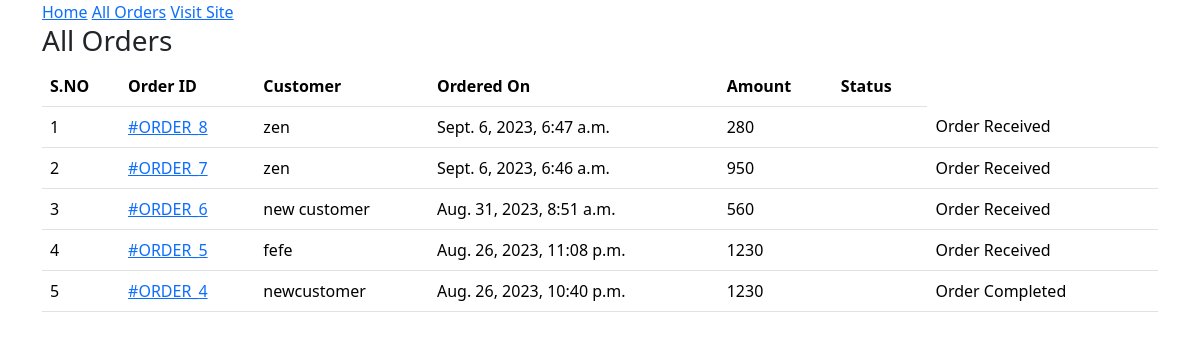
Before: /admin-all-orders/ with the older database file.
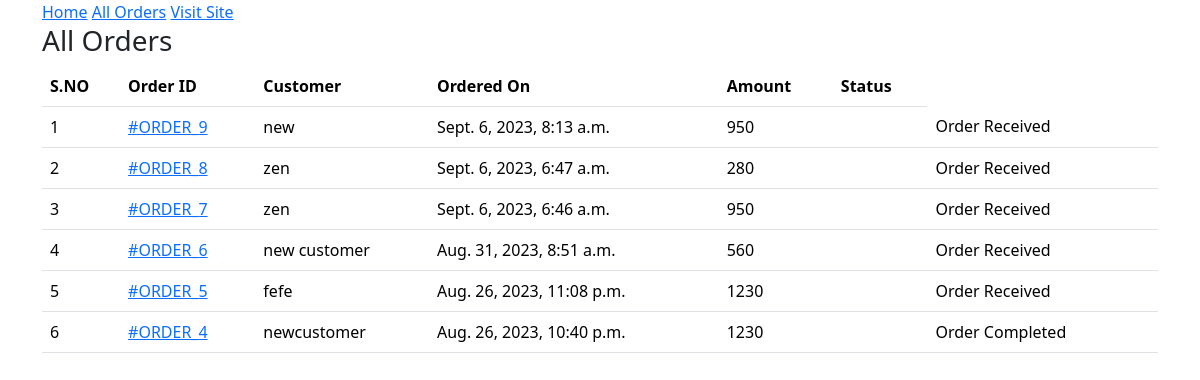
After: the same page with the newer database file.
### ecomapp/models.py (models this page shows, shortened)
class Order(models.Model):
    cart = models.OneToOneField(Cart, on_delete=models.CASCADE)
    ordered_by = models.CharField(max_length=200)
    shipping_address = models.CharField(max_length=200)
    mobile = models.CharField(max_length=10)
    email = models.EmailField()
    subtotal = models.PositiveIntegerField()
    discount = models.PositiveIntegerField()
    total = models.PositiveIntegerField()
    order_status = models.CharField(max_length=50, choices=ORDER_STATUS)
    created_at = models.DateTimeField(auto_now_add=True)
    payment_method = models.CharField(max_length=20, choices=METHOD, default="Cash On Delivery")  # Corrected line
    payment_completed = models.BooleanField(default=False, null=True, blank=True)

### ecomapp/views.py (the view)
# urls.py: path("admin-all-orders/",AdminOrderListView.as_view(),name="adminorderlist"),
class AdminOrderListView(ListView):
    template_name = "adminpages/adminorderlist.html"
    queryset = Order.objects.all().order_by("-id")
    context_object_name = "allorders"

### templates/adminpages/adminorderlist.html (shortened to what this page needs)
{% extends 'adminpages/adminbase.html' %}
{% block content %}
<div class="container">
    <div class="row">
        <div class="col-md-12">
            <h3>All Orders</h3>
            <table class="table">
                <thead>
                    <tr>
                        <th>S.NO</th>
                        <th>Order ID</th>
                        <th>Customer</th>
                        <th>Ordered On</th>
                        <th>Amount</th>
                        <th>Status</th>
                    </tr>
                </thead>
                <tbody>
                    {% for order in allorders %}
                    <tr>
                        <td>{{forloop.counter}}</td>
                        <td><a href="{% url 'ecomapp:adminorderdetail' order.id %}">#ORDER_{{order.id}}</a></td>
                        <td>{{order.ordered_by}}</td>
                        <td>{{order.created_at}}</td>
                        <td>{{order.total}}<td>
                        <td>{{order.order_status}}<td>
                    </tr>
                    {% endfor %}
                </tbody>
            </table>
        </div>
    </div>
</div>
{% endblock content %}

Changed rows visible on the page:
added Order: id "9", ordered_by "new", created_at "Sept. 6, 2023, 8:13 a.m.", total "950", order_status "Order Received"
